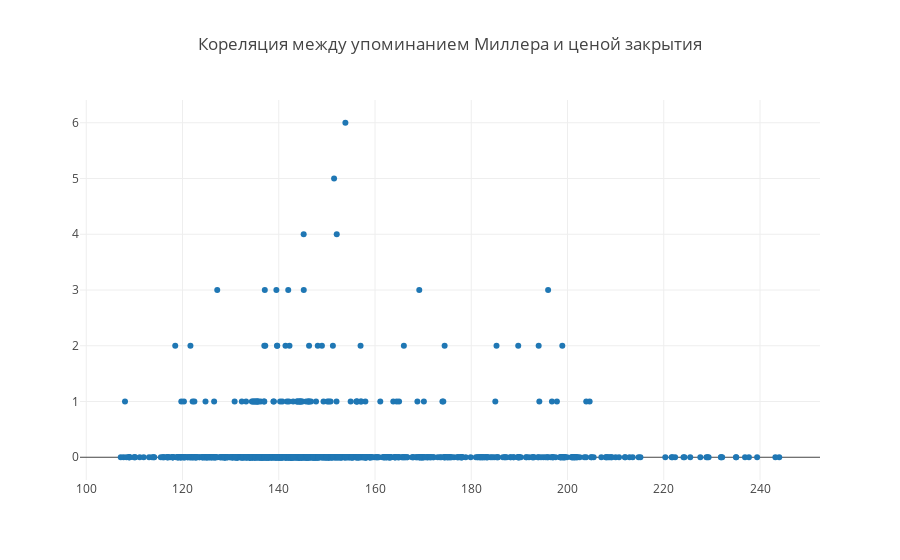

The code cell stored with this chart in its notebook:
### Code cell
trace1=go.Scatter(y=data_join['Miller'], x=data_join['ClosingPrice'], name='Gas_Price', mode='markers')
data=[trace1]
layout={'title':'Кореляция между упоминанием Миллера и ценой закрытия'}
fig=go.Figure(data=data, layout=layout)
iplot(fig, show_link=False)

### Figure 1 — Plotly figure (JSON) as saved in the notebook; plotly's stock layout.template omitted (floating-point values rounded to 4 significant figures; data arrays with more than 128 entries replaced by an {"elided": "..."} marker saying what was removed)
{"data": [{"mode": "markers", "name": "Gas_Price", "type": "scatter", "x": {"elided": "1159 float values"}, "y": {"elided": "1159 int values"}}], "layout": {"title": "Кореляция между упоминанием Миллера и ценой закрытия"}}
